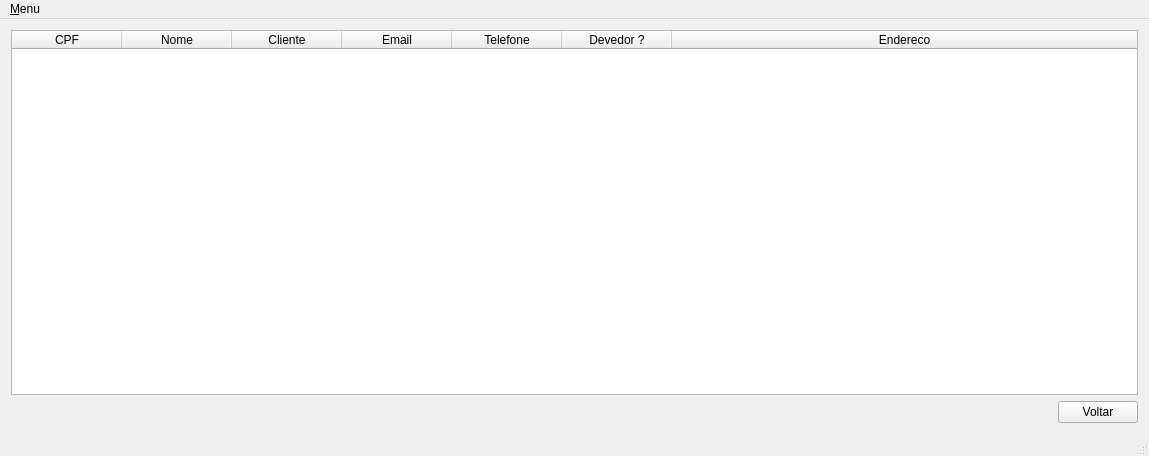
<?xml version="1.0" encoding="UTF-8"?>
<ui version="4.0">
 <class>frmConsultaUsuario</class>
 <widget class="QMainWindow" name="frmConsultaUsuario">
  <property name="geometry">
   <rect>
    <x>0</x>
    <y>0</y>
    <width>1149</width>
    <height>456</height>
   </rect>
  </property>
  <property name="windowTitle">
   <string>Listar Usuario</string>
  </property>
  <property name="windowIcon">
   <iconset resource="arquivos.qrc">
    <normaloff>:/Arquivos/Imagens/listar.png</normaloff>:/Arquivos/Imagens/listar.png</iconset>
  </property>
  <widget class="QWidget" name="centralWidget">
   <layout class="QGridLayout" name="gridLayout">
    <item row="1" column="0">
     <layout class="QHBoxLayout" name="horizontalLayout">
      <item>
       <spacer name="horizontalSpacer">
        <property name="orientation">
         <enum>Qt::Horizontal</enum>
        </property>
        <property name="sizeHint" stdset="0">
         <size>
          <width>278</width>
          <height>20</height>
         </size>
        </property>
       </spacer>
      </item>
      <item>
       <widget class="QPushButton" name="pushButton_AlterarCadastro">
        <property name="text">
         <string>Voltar</string>
        </property>
       </widget>
      </item>
     </layout>
    </item>
    <item row="0" column="0">
     <widget class="QTableWidget" name="tableWidget_Usuarios">
      <property name="editTriggers">
       <set>QAbstractItemView::NoEditTriggers</set>
      </property>
      <property name="iconSize">
       <size>
        <width>20</width>
        <height>20</height>
       </size>
      </property>
      <property name="textElideMode">
       <enum>Qt::ElideMiddle</enum>
      </property>
      <attribute name="horizontalHeaderDefaultSectionSize">
       <number>110</number>
      </attribute>
      <attribute name="horizontalHeaderStretchLastSection">
       <bool>true</bool>
      </attribute>
      <attribute name="verticalHeaderVisible">
       <bool>false</bool>
      </attribute>
      <attribute name="verticalHeaderDefaultSectionSize">
       <number>50</number>
      </attribute>
      <column>
       <property name="text">
        <string>CPF</string>
       </property>
      </column>
      <column>
       <property name="text">
        <string>Nome</string>
       </property>
      </column>
      <column>
       <property name="text">
        <string>Cliente</string>
       </property>
      </column>
      <column>
       <property name="text">
        <string>Email</string>
       </property>
      </column>
      <column>
       <property name="text">
        <string>Telefone</string>
       </property>
      </column>
      <column>
       <property name="text">
        <string>Devedor ?</string>
       </property>
      </column>
      <column>
       <property name="text">
        <string>Endereco</string>
       </property>
      </column>
     </widget>
    </item>
   </layout>
  </widget>
  <widget class="QStatusBar" name="statusBar"/>
  <widget class="QMenuBar" name="menuBar">
   <property name="geometry">
    <rect>
     <x>0</x>
     <y>0</y>
     <width>1149</width>
     <height>20</height>
    </rect>
   </property>
   <widget class="QMenu" name="menuAbrir">
    <property name="title">
     <string>&amp;Menu</string>
    </property>
    <addaction name="action_Consultar_Cadastros"/>
    <addaction name="action_Novo_Cadastro"/>
    <addaction name="actionLimpar"/>
    <addaction name="actionSair"/>
    <addaction name="separator"/>
   </widget>
   <addaction name="menuAbrir"/>
  </widget>
  <action name="action_Novo_Cadastro">
   <property name="icon">
    <iconset resource="arquivos.qrc">
     <normaloff>:/Arquivos/Imagens/usuario.png</normaloff>:/Arquivos/Imagens/usuario.png</iconset>
   </property>
   <property name="text">
    <string>&amp;Novo Cadastro</string>
   </property>
   <property name="shortcut">
    <string>Space</string>
   </property>
  </action>
  <action name="actionLimpar">
   <property name="icon">
    <iconset resource="arquivos.qrc">
     <normaloff>:/Arquivos/Imagens/limpar.png</normaloff>:/Arquivos/Imagens/limpar.png</iconset>
   </property>
   <property name="text">
    <string>&amp;Limpar</string>
   </property>
   <property name="shortcut">
    <string>Backspace</string>
   </property>
  </action>
  <action name="actionSair">
   <property name="icon">
    <iconset resource="arquivos.qrc">
     <normaloff>:/Arquivos/Imagens/sair.png</normaloff>:/Arquivos/Imagens/sair.png</iconset>
   </property>
   <property name="text">
    <string>&amp;Sair</string>
   </property>
   <property name="shortcut">
    <string>Esc</string>
   </property>
  </action>
  <action name="action_Consultar_Cadastros">
   <property name="icon">
    <iconset resource="arquivos.qrc">
     <normaloff>:/Arquivos/Imagens/buscar.png</normaloff>:/Arquivos/Imagens/buscar.png</iconset>
   </property>
   <property name="text">
    <string>&amp;Listar Cadastros</string>
   </property>
   <property name="shortcut">
    <string>Ctrl+S</string>
   </property>
  </action>
 </widget>
 <layoutdefault spacing="6" margin="11"/>
 <tabstops>
  <tabstop>tableWidget_Usuarios</tabstop>
  <tabstop>pushButton_AlterarCadastro</tabstop>
 </tabstops>
 <resources>
  <include location="arquivos.qrc"/>
 </resources>
 <connections/>
</ui>
